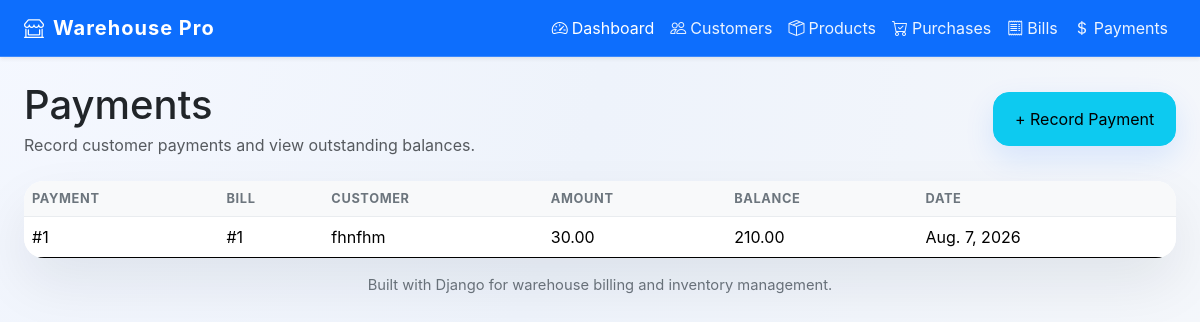
The page /payments/ on the database its author committed.
### inventory/models.py (models this page shows, shortened)
class Payment(models.Model):
    bill = models.ForeignKey(Bill, on_delete=models.CASCADE, related_name="payments")
    amount = models.DecimalField(max_digits=10, decimal_places=2)
    balance = models.DecimalField(max_digits=10, decimal_places=2, blank=True, null=True)
    date = models.DateField(default=date.today)
    class Meta:
        ordering = ["-date", "id"]

class Bill(models.Model):
    date = models.DateField(default=date.today)
    customer = models.ForeignKey(Customer, on_delete=models.CASCADE, related_name="bills")
    product = models.ForeignKey(Product, on_delete=models.CASCADE, related_name="bills")
    quantity = models.PositiveIntegerField()
    rate = models.DecimalField(max_digits=10, decimal_places=2)
    class Meta:
        ordering = ["-date", "id"]

class Customer(models.Model):
    name = models.CharField(max_length=100)
    location = models.CharField(max_length=200, blank=True)
    phone_no = models.CharField(max_length=15, blank=True)
    gst = models.CharField(max_length=20, blank=True)

### inventory/views.py (the view)
# urls.py: path("payments/", views.payment_list, name="payment_list"),
def payment_list(request):
    return render(request, "inventory/payment_list.html", {"payments": Payment.objects.select_related("bill").all()})

### templates/inventory/payment_list.html (shortened to what this page needs)
{% extends 'inventory/base.html' %}
{% block content %}
<div class="page-header mb-4 d-flex justify-content-between align-items-center flex-wrap gap-3">
    <div>
        <h1 class="mb-1">Payments</h1>
        <p class="text-muted mb-0">Record customer payments and view outstanding balances.</p>
    </div>
    <a class="btn btn-info" href="{% url 'inventory:payment_create' %}">+ Record Payment</a>
</div>
<div class="card card-body p-0 overflow-hidden">
    <table class="table table-hover align-middle mb-0">
    <thead class="table-light">
        <tr>
            <th>Payment</th>
            <th>Bill</th>
            <th>Customer</th>
            <th>Amount</th>
            <th>Balance</th>
            <th>Date</th>
        </tr>
    </thead>
    <tbody>
        {% for payment in payments %}
            <tr>
                <td>#{{ payment.id }}</td>
                <td>#{{ payment.bill.id }}</td>
                <td>{{ payment.bill.customer.name }}</td>
                <td>{{ payment.amount }}</td>
                <td>{{ payment.balance }}</td>
                <td>{{ payment.date }}</td>
            </tr>
        {% empty %}
            <tr><td colspan="6" class="text-center py-4">No payments recorded yet.</td></tr>
        {% endfor %}
    </tbody>
</table>
{% endblock %}

### inventory/static/inventory/css/app.css (style rules this page uses)
body { min-height: 100vh; background: radial-gradient(circle at top left, #f5f8ff 0%, #eef3fb 42%, #f6f8fb 100%); color: #212529; font-family: Inter, system-ui, -apple-system, BlinkMacSystemFont, "Segoe UI", sans-serif; }
.card, .card table, .card form { border: none; border-radius: 1.25rem; box-shadow: 0 25px 55px rgba(15, 23, 42, 0.08); background-color: #ffffff; }
.table { margin-bottom: 0; }
.table thead th { border-bottom: 1px solid #e9ecef; color: #6c757d; letter-spacing: 0.05em; text-transform: uppercase; font-size: 0.8rem; }
.table tbody tr { border-bottom: 1px solid #f1f3f5; }
.table tbody tr:last-child { border-bottom: none; }
.table td, .table th { vertical-align: middle; }
.btn { border-radius: 1rem; padding: 0.85rem 1.3rem; }
.btn-primary, .btn-success, .btn-warning, .btn-info { box-shadow: 0 12px 30px rgba(13, 110, 253, 0.12); }

### rows shown on the page
Payment: id "1", bill.id "1", bill.customer.name "fhnfhm", amount "30.00", balance "210.00", date "Aug. 7, 2026"
